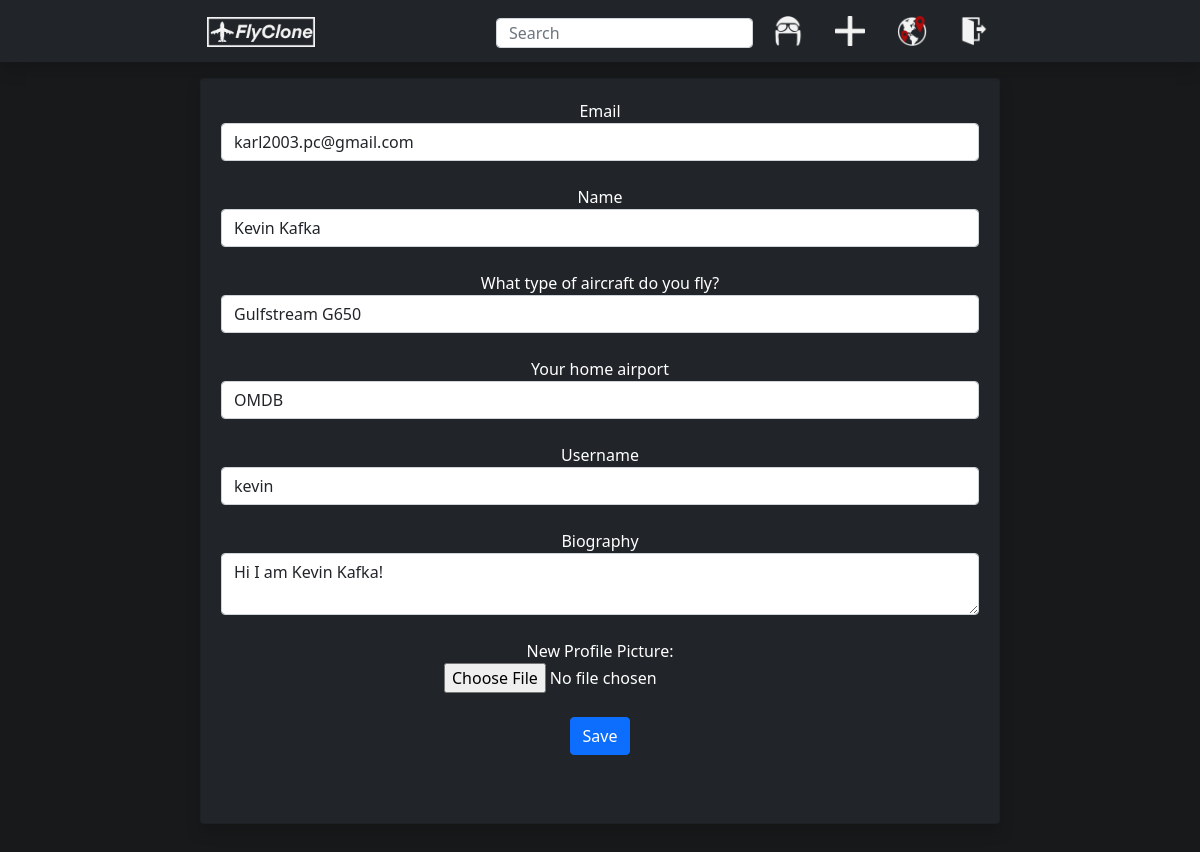
Screenshot of /edit_profile (signed in) with the database file from the repository.
### app/models.py (models this page shows, shortened)
class User(db.Model, UserMixin):
    __tablename__ = 'user'
    id = db.Column(db.Integer, primary_key=True)
    username = db.Column(db.String(20), unique=True, nullable=False)
    email = db.Column(db.String(120), unique=True, nullable=False)
    password = db.Column(db.String(120), nullable=False)
    name = db.Column(db.String(120), nullable=False)
    aircraft_type = db.Column(db.String(120), nullable=False)
    home_airport = db.Column(db.String(8), nullable=False)
    destinations = db.Column(db.String(), default=f'{home_airport};')
    image_file = db.Column(db.String(20), nullable=False, default='profile.PNG')
    biography = db.Column(db.String(1500))
    route_posts = db.relationship('Post', backref='author', lazy=True, uselist=True)
    comments = db.relationship('Comment', backref='author', lazy=True, uselist=True)

### app/routes.py (the view)
@app.route('/edit_profile', methods=['GET', 'POST'])
@login_required
def edit_profile():
    form = EditProfileForm()
    if form.validate_on_submit():
        if form.picture.data:
            picture_file = save_profile_picture(form.picture.data)
            current_user.image_file = picture_file
        current_user.username = form.username.data
        current_user.email = form.email.data
        current_user.aircraft_type = form.aircraft_type.data
        current_user.home_airport = form.home_airport.data
        current_user.name = form.name.data
        current_user.biography = form.biography.data
        db.session.commit()
        flash('Your account has been updated', 'success')
        return redirect(url_for('profile'))
    elif request.method == "GET":
        form.username.data = current_user.username
        form.email.data = current_user.email
        form.aircraft_type.data = current_user.aircraft_type
        form.home_airport.data = current_user.home_airport
        form.name.data = current_user.name
        form.biography.data = current_user.biography
    image_file = url_for('static', filename='profile_pictures/' + current_user.image_file)
    return render_template('edit_profile.html', image_file=image_file, form=form)

### app/forms.py (shortened to what this page needs)
class EditProfileForm(FlaskForm):
    email = StringField('Email', validators=[DataRequired(), Email()])
    name = StringField('Name', validators=[DataRequired()])
    aircraft_type = StringField('What type of aircraft do you fly?', validators=[DataRequired()])
    home_airport = StringField('Your home airport', validators=[DataRequired(), Length(min=3, max=4)])
    username = StringField('Username', validators=[DataRequired(), Length(min=4, max=20)])
    biography = TextAreaField('Biography', validators=[DataRequired()])
    picture = FileField('New Profile Picture: ', validators=[FileAllowed(['jpg', 'png'])])
    submit = SubmitField('Save')

### app/models.py (called while the page is built)
@login_manager.user_loader
def load_user(user_id):
    return User.query.get(int(user_id))

### app/templates/edit_profile.html (shortened to what this page needs)
{% extends 'home-index.html' %}
{% block content1 %}
<br><br>
<div class='container d-flex justify-content-center'>
  <div class='card text-center text-white bg-dark mb-3 shadow' style='width: 50rem'>
    <form method="POST" action="" enctype="multipart/form-data">
      <div style="margin: 20px;">
        <div class="form-group">
          {{ form.email.label(class="form-control-label")}}
          {% if form.email.errors %}
            {{ form.email(class="form-control is-invalid") }}
            <br>
            <div class="invalid-feedback">
              {% for error in form.email.errors %}
                <span>{{ error }}</span>
              {% endfor %}
            </div>
          {% else %}
          {{ form.email(class="form-control") }}
          {% endif %}
        </div>
        <br>
        <div class="form-group">
          {{ form.name.label(class="form-control-label")}}
          {% if form.name.errors %}
            {{ form.name(class="form-control is-invalid") }}
            <div class="invalid-feedback">
              {% for error in form.name.errors %}
                <span>{{ error }}</span>
              {% endfor %}
            </div>
          {% else %}
            {{ form.name(class="form-control") }}
          {% endif %}
        </div>
        <br>
        <div class="form-group">
          {{ form.aircraft_type.label(class="form-control-label")}}
          {% if form.aircraft_type.errors %}
            {{ form.aircraft_type(class="form-control is-invalid") }}
            <div class="invalid-feedback">
              {% for error in form.aircraft_type.errors %}
                <span>{{ error }}</span>
              {% endfor %}
            </div>
          {% else %}
            {{ form.aircraft_type(class="form-control") }}
          {% endif %}
        </div>
        <br>
        <div class="form-group">
          {{ form.home_airport.label(class="form-control-label")}}
          {% if form.home_airport.errors %}
            {{ form.home_airport(class="form-control is-invalid") }}
            <div class="invalid-feedback">
              {% for error in form.home_airport.errors %}
                <span>{{ error }}</span>
              {% endfor %}
            </div>
          {% else %}
            {{ form.home_airport(class="form-control") }}
          {% endif %}
        </div>
        <br>
        <div class="form-group">
          {{ form.username.label(class="form-control-label")}}
          {% if form.username.errors %}
            {{ form.username(class="form-control is-invalid") }}
            <div class="invalid-feedback">
              {% for error in form.username.errors %}
                <span>{{ error }}</span>
              {% endfor %}
            </div>
          {% else %}
          {{ form.username(class="form-control") }}
          {% endif %}
        </div>
        <br>
        <div class="form-group">
          {{ form.biography.label(class="form-control-label")}}
          {% if form.biography.errors %}
            {{ form.biography(class="form-control is-invalid") }}
            <div class="invalid-feedback">
              {% for error in form.biography.errors %}
                <span>{{ error }}</span>
              {% endfor %}
            </div>
          {% else %}
          {{ form.biography(class="form-control") }}
          {% endif %}
        </div>
        <br>
        <div class="form-group">
          {{ form.picture.label()}}
          <br>
          {{ form.picture(class="form-control-file") }}
          <br>
        </div>
        <br>
        <div class="col-12">
          {{ form.submit(class="btn btn-primary") }}
        </div>
      </div>
    </form>
    <br><br>
  </div>
</div>
{% endblock %}

### app/static/styles.css (style rules this page uses)
.bodyclass { background-color: #18191A; color: white; }

### rows the page displays
User: email "karl2003.pc@gmail.com", name "Kevin Kafka", aircraft_type "Gulfstream G650", home_airport "OMDB", username "kevin", biography "Hi I am Kevin Kafka!"
